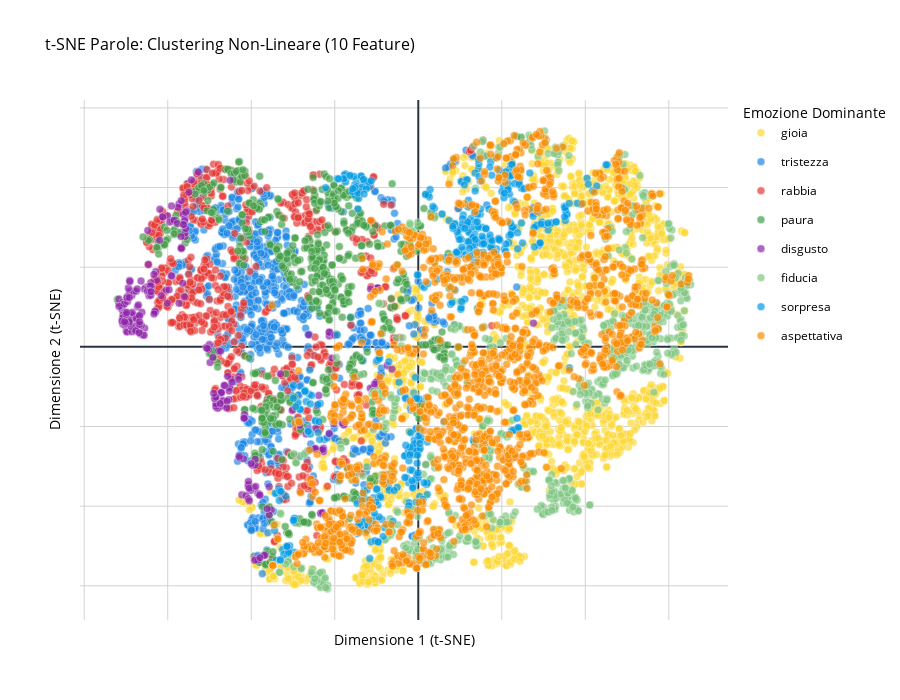

The cell this chart's notebook holds for it:
### Code cell
# Per le parole, spesso serve una perplexity più alta (30-50) perché sono tante
tsne_data = perform_tsne_analysis(
    df=df_only_words, 
    features_columns=ALL_EMOTIONS, 
    dominant_emotions=dominant_all_words, 
    perplexity=40, 
    scale=True
)

fig_tsne = plot_pca_single(
    pca_data=tsne_data,
    colors_dict=EMOTION_COLORS,
    title="t-SNE Parole: Clustering Non-Lineare (10 Feature)",
    plot_loadings=False
)
fig_tsne.show()

### Figure 1 — Plotly figure (JSON) as saved in the notebook; plotly's stock layout.template omitted (floating-point values rounded to 4 significant figures; data arrays with more than 128 entries replaced by an {"elided": "..."} marker saying what was removed)
{"data": [{"hovertemplate": "<b>gioia</b><br>Parola: %{text}<br>PC1: %{x:.2f}<br>PC2: %{y:.2f}<extra></extra>", "legendgroup": "gioia", "marker": {"color": "#FDD835", "line": {"color": "white", "width": 0.5}, "opacity": 0.7, "size": 8}, "mode": "markers", "name": "gioia", "showlegend": true, "text": {"elided": "1562 str values"}, "x": {"elided": "1562 float values"}, "y": {"elided": "1562 float values"}, "type": "scatter"}, {"hovertemplate": "<b>tristezza</b><br>Parola: %{text}<br>PC1: %{x:.2f}<br>PC2: %{y:.2f}<extra></extra>", "legendgroup": "tristezza", "marker": {"color": "#1E88E5", "line": {"color": "white", "width": 0.5}, "opacity": 0.7, "size": 8}, "mode": "markers", "name": "tristezza", "showlegend": true, "text": {"elided": "778 str values"}, "x": {"elided": "778 float values"}, "y": {"elided": "778 float values"}, "type": "scatter"}, {"hovertemplate": "<b>rabbia</b><br>Parola: %{text}<br>PC1: %{x:.2f}<br>PC2: %{y:.2f}<extra></extra>", "legendgroup": "rabbia", "marker": {"color": "#E53935", "line": {"color": "white", "width": 0.5}, "opacity": 0.7, "size": 8}, "mode": "markers", "name": "rabbia", "showlegend": true, "text": {"elided": "704 str values"}, "x": {"elided": "704 float values"}, "y": {"elided": "704 float values"}, "type": "scatter"}, {"hovertemplate": "<b>paura</b><br>Parola: %{text}<br>PC1: %{x:.2f}<br>PC2: %{y:.2f}<extra></extra>", "legendgroup": "paura", "marker": {"color": "#43A047", "line": {"color": "white", "width": 0.5}, "opacity": 0.7, "size": 8}, "mode": "markers", "name": "paura", "showlegend": true, "text": {"elided": "653 str values"}, "x": {"elided": "653 float values"}, "y": {"elided": "653 float values"}, "type": "scatter"}, {"hovertemplate": "<b>disgusto</b><br>Parola: %{text}<br>PC1: %{x:.2f}<br>PC2: %{y:.2f}<extra></extra>", "legendgroup": "disgusto", "marker": {"color": "#8E24AA", "line": {"color": "white", "width": 0.5}, "opacity": 0.7, "size": 8}, "mode": "markers", "name": "disgusto", "showlegend": true, "text": {"elided": "248 str values"}, "x": {"elided": "248 float values"}, "y": {"elided": "248 float values"}, "type": "scatter"}, {"hovertemplate": "<b>fiducia</b><br>Parola: %{text}<br>PC1: %{x:.2f}<br>PC2: %{y:.2f}<extra></extra>", "legendgroup": "fiducia", "marker": {"color": "#81C784", "line": {"color": "white", "width": 0.5}, "opacity": 0.7, "size": 8}, "mode": "markers", "name": "fiducia", "showlegend": true, "text": {"elided": "763 str values"}, "x": {"elided": "763 float values"}, "y": {"elided": "763 float values"}, "type": "scatter"}, {"hovertemplate": "<b>sorpresa</b><br>Parola: %{text}<br>PC1: %{x:.2f}<br>PC2: %{y:.2f}<extra></extra>", "legendgroup": "sorpresa", "marker": {"color": "#039BE5", "line": {"color": "white", "width": 0.5}, "opacity": 0.7, "size": 8}, "mode": "markers", "name": "sorpresa", "showlegend": true, "text": {"elided": "438 str values"}, "x": {"elided": "438 float values"}, "y": {"elided": "438 float values"}, "type": "scatter"}, {"hovertemplate": "<b>aspettativa</b><br>Parola: %{text}<br>PC1: %{x:.2f}<br>PC2: %{y:.2f}<extra></extra>", "legendgroup": "aspettativa", "marker": {"color": "#FB8C00", "line": {"color": "white", "width": 0.5}, "opacity": 0.7, "size": 8}, "mode": "markers", "name": "aspettativa", "showlegend": true, "text": {"elided": "1573 str values"}, "x": {"elided": "1573 float values"}, "y": {"elided": "1573 float values"}, "type": "scatter"}], "layout": {"xaxis": {"title": {"font": {"color": "black"}, "text": "Dimensione 1 (t-SNE)"}, "tickfont": {"color": "black"}, "showgrid": true, "gridcolor": "lightgray", "showticklabels": false}, "yaxis": {"title": {"font": {"color": "black"}, "text": "Dimensione 2 (t-SNE)"}, "tickfont": {"color": "black"}, "showgrid": true, "gridcolor": "lightgray", "showticklabels": false}, "title": {"font": {"size": 16}, "text": "t-SNE Parole: Clustering Non-Lineare (10 Feature)"}, "font": {"color": "black"}, "legend": {"title": {"font": {"size": 14, "color": "black"}, "text": "Emozione Dominante"}, "font": {"size": 12, "color": "black"}}, "plot_bgcolor": "white", "paper_bgcolor": "white", "height": 700}}
